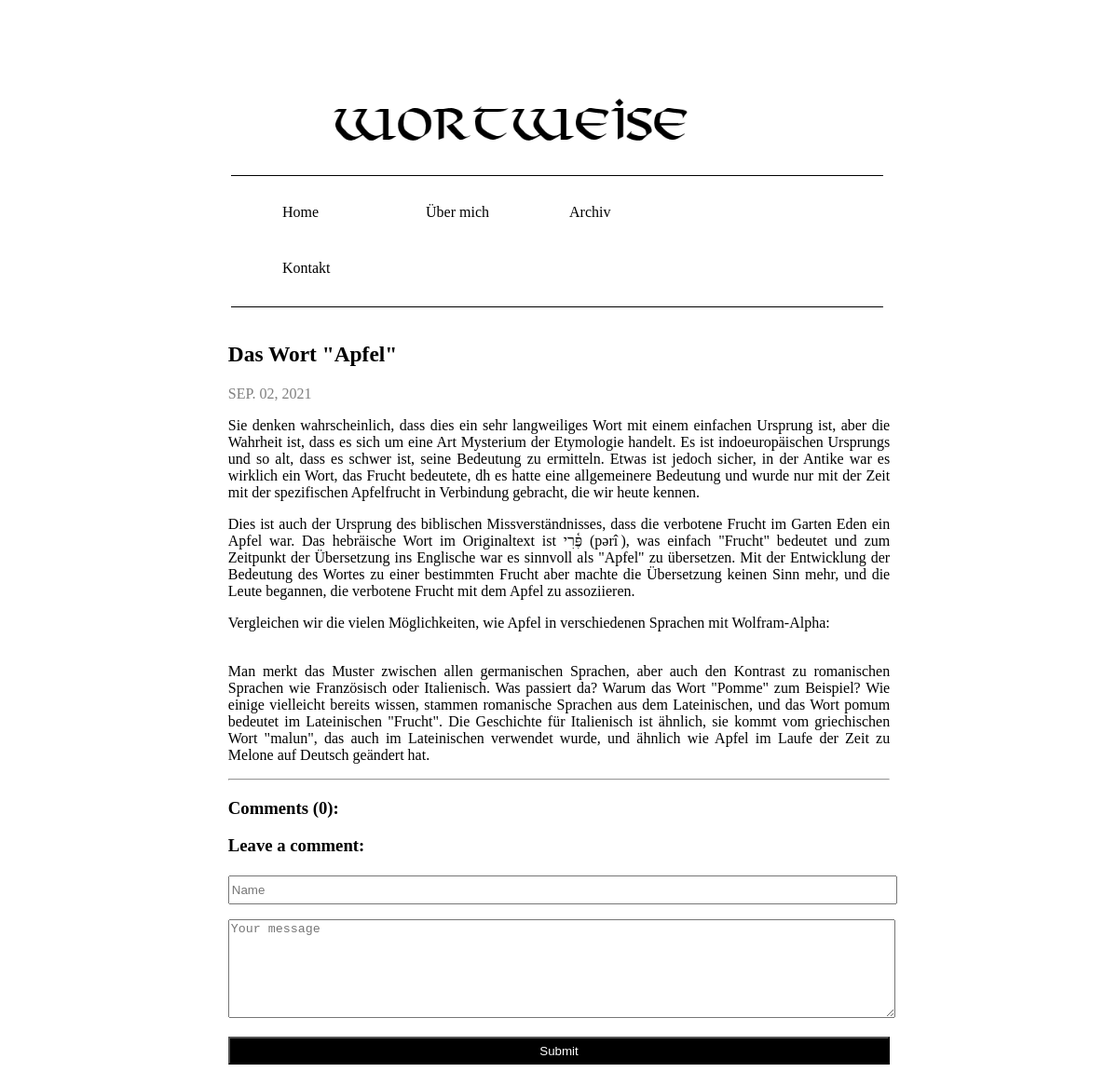
/das-wort-apfel/, run on the app's committed database.
### wortweise/models.py (models this page shows, shortened)
class Post(models.Model):
	title = models.CharField(max_length=255)
	time = models.CharField(max_length=255)
	slug = models.SlugField(max_length=200, unique=True, null=True)
	author = models.ForeignKey(User, on_delete=models.CASCADE)
	created_on = models.DateTimeField(auto_now_add=True)
	body = models.TextField()
	class Meta:
        	ordering = ['-created_on']

### wortweise/views.py (the view)
# urls.py: path('<slug:slug>/', views.post_detail, name='post_detail'),
def post_detail(request, slug):
    template_name = 'article_details.html'
    post = get_object_or_404(Post, slug=slug)
    comments = post.comments.filter(active=True)
    new_comment = None
    if request.method == 'POST':
        comment_form = CommentForm(data=request.POST)
        if comment_form.is_valid():
            new_comment = comment_form.save(commit=False)
            new_comment.post = post
            new_comment.save()
    else:
        comment_form = CommentForm()
    return render(request, template_name, {'post': post,
                                           'comments': comments,
                                           'new_comment': new_comment,
                                           'comment_form': comment_form})

### wortweise/forms.py
class CommentForm(forms.ModelForm):
    class Meta:
        model = Comment
        fields = ('name', 'message')
        message = forms.CharField(widget=forms.Textarea)
        widgets = {
            'name': TextInput(attrs={
                'class': "form-control",
                'style': 'max-width: 300px;',
                'placeholder': 'Name'
                }),
            'message': forms.Textarea(attrs={
                'class': "form-control",
                'placeholder': 'Your message'
                })
        }
    def __init__(self, *args, **kwargs):
    	super(CommentForm, self).__init__(*args, **kwargs) # Call to ModelForm constructor
    	self.fields['name'].widget.attrs['style'] = 'width:100%; height:25px;'
    	self.fields['message'].widget.attrs['style']  = 'width:100%; height:100px;'

### wortweise/templates/article_details.html (shortened to what this page needs)
<!DOCTYPE html>
<html>
<head>
{% load static %}
<link rel="stylesheet" type="text/css" href= "{% static 'polls/style-blog.css' %}?{% now "U" %}">
</head>
<body>
    <div class="logo">
    <a href="{% url 'home' %}"><img src = "{% static 'polls/images/wort-logo1.png' %}?{% now "U" %}" ></a>
    </div>
    <nav>
        <ul>
        <li><a href="{% url 'home' %}" class="cool-link">Home</a></li>
        <li><a href="{% url 'about-detail' %}" class="cool-link">&Uuml;ber mich</a></li>
        <li><a href="{% url 'list-detail' %}" class="cool-link">Archiv</a></li>
        <li><a href="{% url 'contact-detail' %}" class="cool-link">Kontakt</a></li>
        </ul>
    </nav>
</body>
<br>
<div class="blog-posts">
    <div class="blogtitle">
        <h2>{{ post.title }}<h2/>
    </div>
    <time datetime="03-06-2021"><p style="color:gray">{{ post.time }}</p></time>
    <div class="blogtext">
        <p>{{ post.body |safe|linebreaks }}</p>
    </div>
    <hr>
</div>
<div class = "blog-posts">
       <h3>Comments ({{ comments.count }}):</h3>
      </div>
    <div class="col-md-8 card mb-4  mt-3 ">
      <div class="card-body">
        {% if new_comment %}
        <div class="alert alert-success" role="alert">
          Your comment is awaiting moderation
        </div>
        {% else %}
<div class = "blog-posts">
        <h3>Leave a comment:</h3>
        <form method="post" style="margin-top: 1.3em;" input[type=text]="width:100%;   border: 2px solid blue;
  border-radius: 4px">
		 <p>{% csrf_token %}
          {{ comment_form.name}}</p>
         <p>{{ comment_form.message }}</p>
          <button type="submit" style="color: white; background-color: black; width: 100%;font: bold; height: 30px;" class="btn btn-primary  btn-block">Submit</button>
        </form>
        {% endif %}
      </div>
    </div>
  </div>
</html>

### wortweise/static/polls/style-blog.css (style rules this page uses)
nav { width: 100vw; overflow:auto; background: white; max-width:100%; height:auto;" border-color: black; display: block; margin: auto; }
ul { padding: 10px 50px; width: 50vw; margin: 15vw 0 0 20vw; list-style: none; border-top: 1px solid black; border-bottom: 1px solid black; border-color: black; }
li { display: inline-block; width: 150px; border-color: black; }
li a { display: inline-block; padding: 20px 5px; text-decoration: none; font-family: Libre-Baskerville; color: black; text-align: center; border-color: black; }
.cool-link::after { content:''; display: block; width: 0; height: 2px; background: black; transition: width .3s }
.logo { background-image: url("images/wort-logo1.png") no-repeat; position: relative; width: fit-content; }
.logo img { position: absolute; margin-top: 8vw; margin-left: 29vw; width: 32vw; height: auto; }
.blog-posts { text-align: justify; margin-top: 100px; margin: auto; width: 60%; font-family: 'Lora', Georgia, serif; }
.blogtitle { font-family: 'Georgia', serif; font-size:1.3vw; }
.blogtext { text-align: justify; margin-top: 100px; margin: auto; width: 100%; font-family: 'Lora', Georgia, serif; }

### data on the page
Post: title "Das Wort \"Apfel\"", time "SEP. 02, 2021", body "Sie denken wahrscheinlich, dass dies ein sehr langweiliges Wort mit einem einfachen Ursprung ist, aber die Wahrheit ist, dass es sich um eine Art Mysterium der Etymologie handelt. Es ist indoeuropäischen Ursprungs und so alt, dass es schwer ist, seine Bedeutung zu ermitteln. Etwas ist jedoch sicher, in der Antike war es wirklich ein Wort, das Frucht bedeutete, dh es hatte eine allgemeinere Bedeutung und wurde nur mit der Zeit mit der spezifischen Apfelfrucht in Verbindung gebracht, die wir heute kennen. Dies ist auch der Ursprung des biblischen Missverständnisses, dass die verbotene Frucht im Garten Eden ein Apfel war. Das hebräische Wort im Originaltext ist פֶּ֫רִי (pərî ), was einfach…"

### other printed values
{{ comments.count }} "0"
